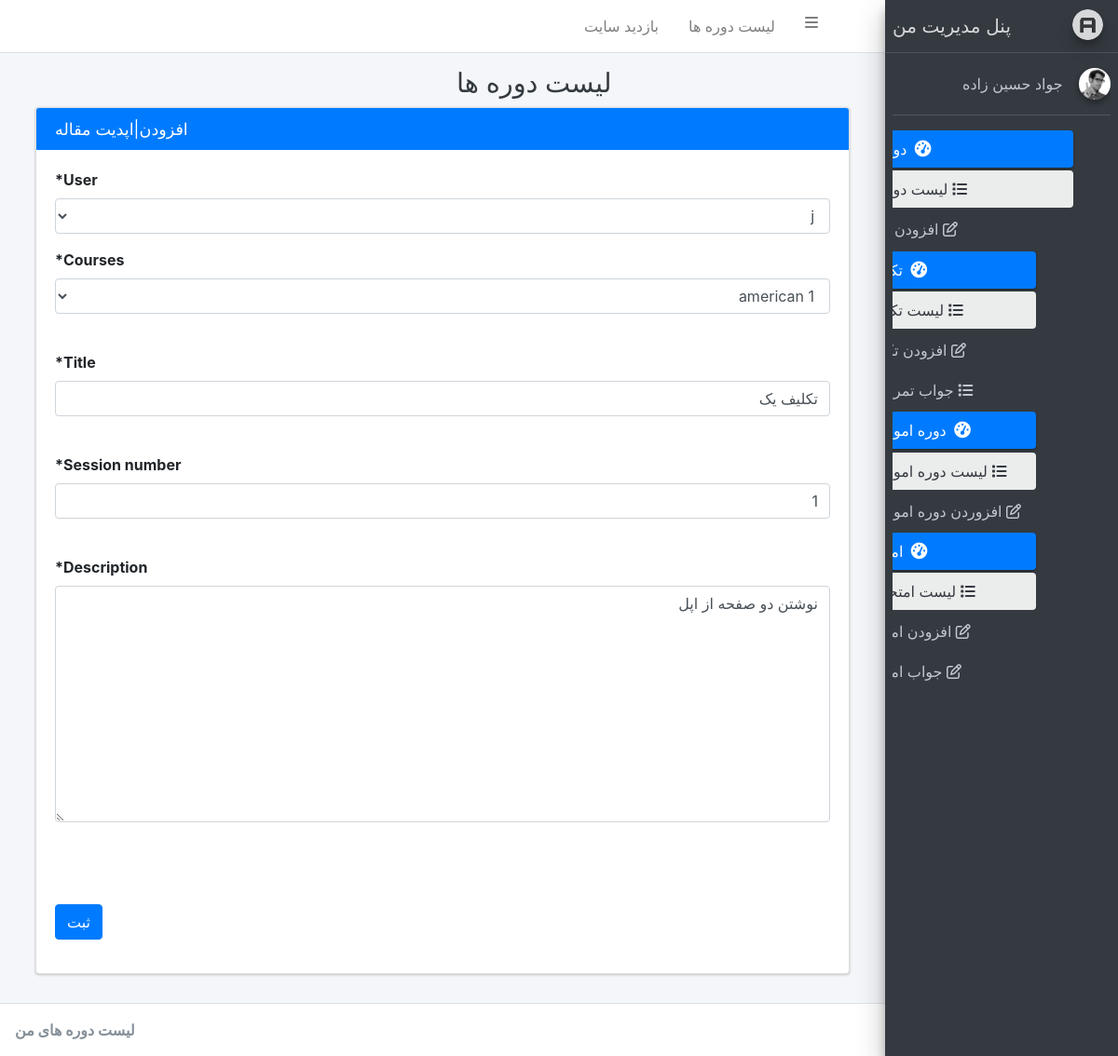
/update-tklif/1 (signed in), run on the app's committed database.
### learning/models.py (models this page shows, shortened)
class tklif(models.Model):
	user = models.ForeignKey(User, on_delete=models.CASCADE)
	courses = models.ForeignKey(Course, on_delete=models.CASCADE, related_name="coursess")
	title = models.CharField(max_length=100)
	session_number = models.IntegerField(default=1, null=True,)
	description = models.TextField()
	pic = models.ImageField(upload_to="images/")

### account/views.py (the view)
# urls.py: path("update-tklif/<int:pk>", UpdateTklif.as_view(), name="update-tklif"),
class UpdateTklif(LoginRequiredMixin,FieldsTklifMixin,FormValidsMixin, UpdateView):
	model = tklif
	template_name = "account/create-update-tklif.html"
	success_url = reverse_lazy("account:Profile")

### account/mixins.py (called while the page is built)
    def dispatch(self, request, *args, **kwargs):
        if request.user.is_superuser:
            self.fields = ['user', 'courses', "title","description", "session_number",]
        elif request.user.is_staff:
            self.fields = ['courses', "title","description", "session_number"]
        else:
            raise Http404("شما اجازه ورود ندارید")
        return super().dispatch(request, *args, **kwargs)

### learning/models.py (called while the page is built)
	def __str__(self):
		return self.name

### templates/account/create-update-tklif.html (shortened to what this page needs)
{% extends 'account/base.html' %}
{% load crispy_forms_tags %}
{% block content %}
<div class="col-md-12">
  <div class="card card-primary">
    <div class="card-header">
      <h3 class="card-title mb-0 float-left">{% block title-meta %}افزودن|اپدیت مقاله {% endblock %}</h3>
    </div>
      <form method="post">
        <div class="card-body">
                  <div class="row">
                    {% if user.is_superuser %}
                      <div class="col-12">
                        {{ form.user|as_crispy_field }}
                      </div>
                    {% endif %}
                  <div class="col-12">
                    {{ form.courses|as_crispy_field }}<br>
                      </div>
                          <div class="col-12">
                      {{ form.title|as_crispy_field }}<br>
                          </div>
                          <div class="col-12">
                            {{ form.session_number|as_crispy_field }}<br>
                        </div>
                          <div class="col-12">
                            {{ form.description|as_crispy_field }}<br>
                        </div>
                        <div class="col-6">
                          {{ form.time }}<br>
                        </div>
                        <div class="col-6">
                          {{ form.term_number }}<br>
                        </div>
                        <div class="col-6">
                          {{ form.start_time}}<br>
                  </div>
                </div>
    <button type="submit" class="btn btn-primary">ثبت</button>
              </div>
  </form>
  </div>
</div>
{% endblock %}

### templates/account/base.html (shortened to what this page needs)
{% load static %}
<html>
<head>
  <link rel="stylesheet" href="{% static 'registration/adminlte/plugins/fontawesome-free/css/all.min.css' %}">
  <link rel="stylesheet" href="https://code.ionicframework.com/ionicons/2.0.1/css/ionicons.min.css">
  <link rel="stylesheet" href="{% static 'registration/adminlte/plugins/tempusdominus-bootstrap-4/css/tempusdominus-bootstrap-4.min.css' %}">
  <link rel="stylesheet" href="{% static 'registration/adminlte/plugins/icheck-bootstrap/icheck-bootstrap.min.css' %}">
  <link rel="stylesheet" href="{% static 'registration/adminlte/plugins/jqvmap/jqvmap.min.css' %}">
  <link rel="stylesheet" href="{% static 'registration/adminlte/dist/css/adminlte.min.css' %}">
  <link rel="stylesheet" href="{% static 'registration/adminlte/plugins/overlayScrollbars/css/OverlayScrollbars.min.css' %}">
  <link rel="stylesheet" href="{% static 'registration/adminlte/plugins/daterangepicker/daterangepicker.css' %}">
  <link rel="stylesheet" href="{% static 'registration/adminlte/plugins/summernote/summernote-bs4.css' %}">
  <link rel="stylesheet" href="https://cdn.rtlcss.com/bootstrap/v4.2.1/css/bootstrap.min.css">
  <link rel="stylesheet" href="{% static 'registration/adminlte/dist/css/custom.css' %}">
</head>
<body class="hold-transition sidebar-mini layout-fixed">
<div class="wrapper">
  <nav class="main-header navbar navbar-expand navbar-white navbar-light">
    <ul class="navbar-nav">
      <li class="nav-item">
        <a class="nav-link" data-widget="pushmenu" href="#"><i class="fas fa-bars"></i></a>
      </li>
      <li class="nav-item d-none d-sm-inline-block">
        <a href="{% url 'account:Profile' %}" class="nav-link">لیست دوره ها</a>
      </li>
      <li class="nav-item d-none d-sm-inline-block">
        <a href="{% url 'learning:home' %}" class="nav-link">بازدید سایت</a>
      </li>
    </ul>
    <ul class="navbar-nav mr-auto-navbav">
      <li class="nav-item dropdown">
        <a class="nav-link" data-toggle="dropdown" href="{% url 'account:logout' %}">
      </li>
    </ul>
  </nav>
  <aside class="main-sidebar sidebar-dark-primary elevation-4">
    <a href="index3.html" class="brand-link">
      <img src="{% static 'registration/adminlte/dist/img/AdminLTELogo.png' %}" alt="AdminLTE Logo" class="brand-image img-circle elevation-3"
           style="opacity: .8">
      <span class="brand-text font-weight-light">پنل مدیریت من</span>
    </a>
    <div class="sidebar">
      <div class="user-panel mt-3 pb-3 mb-3 d-flex">
        <div class="image">
          <img src="{% static 'registration/adminlte/dist/img/user2-160x160.jpg' %}" class="img-circle elevation-2" alt="User Image">
        </div>
        <div class="info">
          <a href="#" class="d-block">
            {% if user.get_full_name %}
            {{user.get_full_name}}
          {% else %}
            {{user.username}}
          {% endif %}
          </a>
        </div>
      </div>
      <nav class="mt-2">
        <ul class="nav nav-pills nav-sidebar flex-column" data-widget="treeview" role="menu" data-accordion="false">
          <li class="nav-item has-treeview menu-open">
            <a href="#" class="nav-link active">
              <i class="nav-icon fas fa-tachometer-alt"></i>
              <p>
                دوره ها
              </p>
            </a>
            <ul class="nav nav-treeview">
              <li class="nav-item">
                <a href="{% url 'account:Profile' %}" class="nav-link active">
                  <i class="fa fa-list"></i>
                  <p>لیست دوره ها</p>
                </a>
              </li>
              <li class="nav-item">
                <a href="{% url 'account:CreateCourses' %}" class="nav-link">
                  <i class="fa fa-edit"></i>
                  <p>افزودن دوره</p>
                </a>
              </li>
            </ul>
                    <ul class="nav nav-pills nav-sidebar flex-column" data-widget="treeview" role="menu" data-accordion="false">
          <li class="nav-item has-treeview menu-open">
            <a href="#" class="nav-link active">
              <i class="nav-icon fas fa-tachometer-alt"></i>
              <p>
                تکالیف
              </p>
            </a>
            <ul class="nav nav-treeview">
              <li class="nav-item">
                <a href="{% url 'account:homework' %}" class="nav-link active">
                  <i class="fa fa-list"></i>
                  <p>لیست تکالیف</p>
                </a>
              </li>
              <li class="nav-item">
                <a href="{% url 'account:create-tklif' %}" class="nav-link">
                  <i class="fa fa-edit"></i>
                  <p>افزودن تکلیف</p>
                </a>
              </li>
              <li class="nav-item">
                <a href="{% url 'account:tklif-answer-admin' %}" class="nav-link">
                  <i class="fa fa-list"></i>
                  <p>جواب تمرین ها</p>
                </a>
              </li>
            </ul>
            {% if user.is_superuser %}
          <li class="nav-item has-treeview menu-open">
            <a href="#" class="nav-link active">
              <i class="nav-icon fas fa-tachometer-alt"></i>
              <p>
                دوره اموزشی
              </p>
            </a>
            <ul class="nav nav-treeview">
              <li class="nav-item">
                <a href="{% url 'courseSales:CourseSalesList' %}" class="nav-link active">
                  <i class="fa fa-list"></i>
                  <p>لیست دوره اموزشی</p>
                </a>
              </li>
              <li class="nav-item">
                <a href="{% url 'courseSales:CreateCourseSales' %}" class="nav-link">
                  <i class="fa fa-edit"></i>
                  <p>افزوردن دوره اموزشی</p>
                </a>
              </li>
            </ul>
            {% endif %}
            <li class="nav-item has-treeview menu-open">
              <a href="#" class="nav-link active">
                <i class="nav-icon fas fa-tachometer-alt"></i>
                <p>
                             امتحان
                </p>
              </a>
              <ul class="nav nav-treeview">
                <li class="nav-item">
                  <a href="{% url 'account:quizlist' %}" class="nav-link active">
                    <i class="fa fa-list"></i>
                    <p>لیست امتحانات</p>
                  </a>
                </li>
                <li class="nav-item">
                  <a href="{% url 'courseSales:CreateCourseSales' %}" class="nav-link">
                    <i class="fa fa-edit"></i>
                    <p>افزودن امتحان</p>
                  </a>
                </li>
                <li class="nav-item">
                  <a href="{% url 'courseSales:CreateCourseSales' %}" class="nav-link">
                    <i class="fa fa-edit"></i>
                    <p>جواب امتحان</p>
                  </a>
                </li>
              </ul>
    </div>
  </aside>
  <div class="content-wrapper">
    <div class="content-header">
      <div class="container-fluid">
        <div class="row mb-2">
          <div class="col-sm-6">
            <h1 class="m-0 text-dark">{% block title-safhe %} لیست دوره ها {% endblock %}</h1>
          </div>
              </div>
            {% block content %}
            {% endblock %}
        </div>
      </div>
  </div>
  <footer class="main-footer">
    <strong>
      لیست دوره های من
    </strong>
    </div>
</body>
</html>

### data on the page
tklif: user "j", courses "american 1", title "تکلیف یک", session_number "1", description "نوشتن دو صفحه از اپل"

### other printed values
{{ user.get_full_name }} "جواد حسین زاده"
